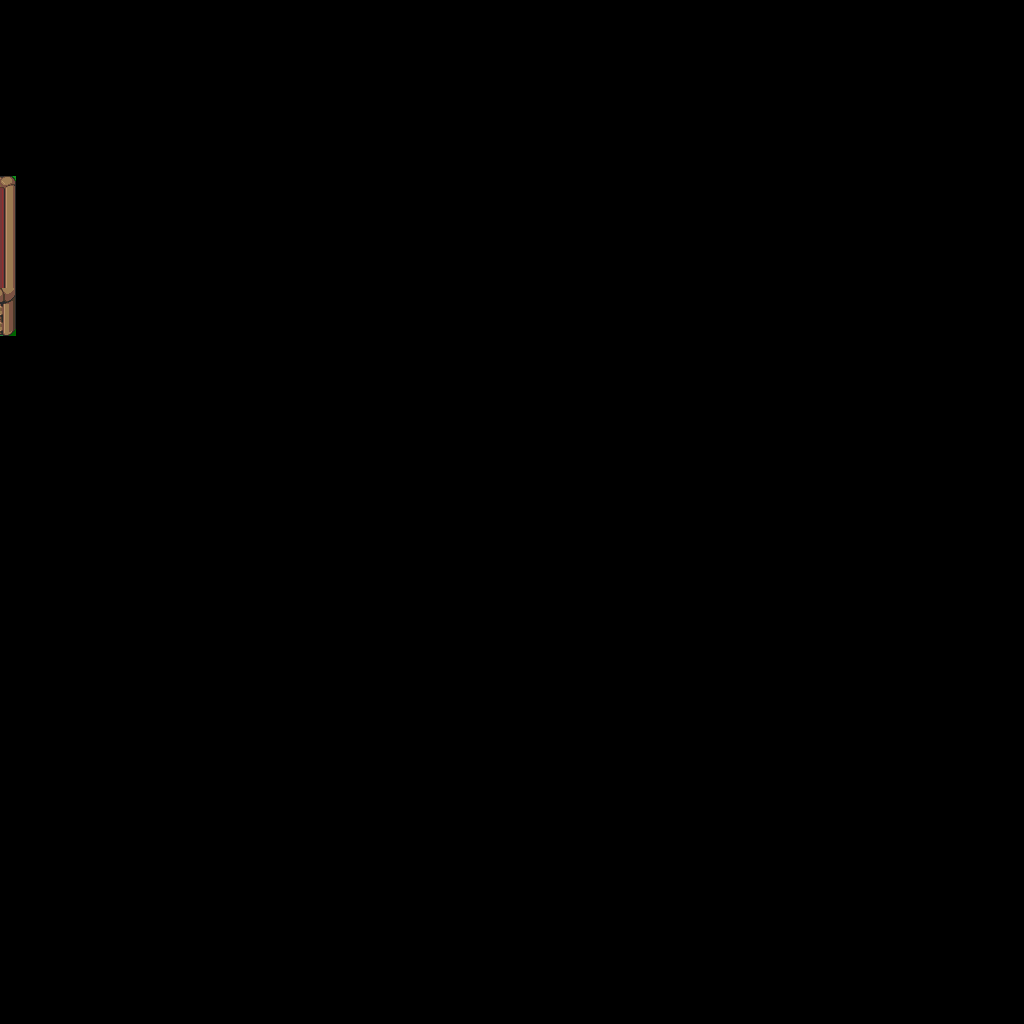

This is a level from a 2D game, rendered from its Tiled map with the project's own tilesets. A one-line summary and the map file follow, with tile-layer data summarised:
An orthogonal 64x64 tile map with 16x16 px tiles, 1 tile layer (base), 1 hidden layer not drawn.

<map version="1.10" tiledversion="1.12.1" orientation="orthogonal" renderorder="right-down" width="64" height="64" tilewidth="16" tileheight="16" infinite="0" nextlayerid="3" nextobjectid="1">
 <tileset firstgid="1" source="../classiciphone_pics4.tsx" />
 <layer id="1" name="base" width="64" height="64">
  <data>[4096 cells, 10 non-empty, 6 distinct tile ids]</data>
 </layer>
 <layer id="2" name="collision" width="64" height="64" visible="0">
  <properties><property name="collision" value="true" /></properties>
  <data>[4096 cells, 10 non-empty, 1 distinct tile ids]</data>
 </layer>
</map>
